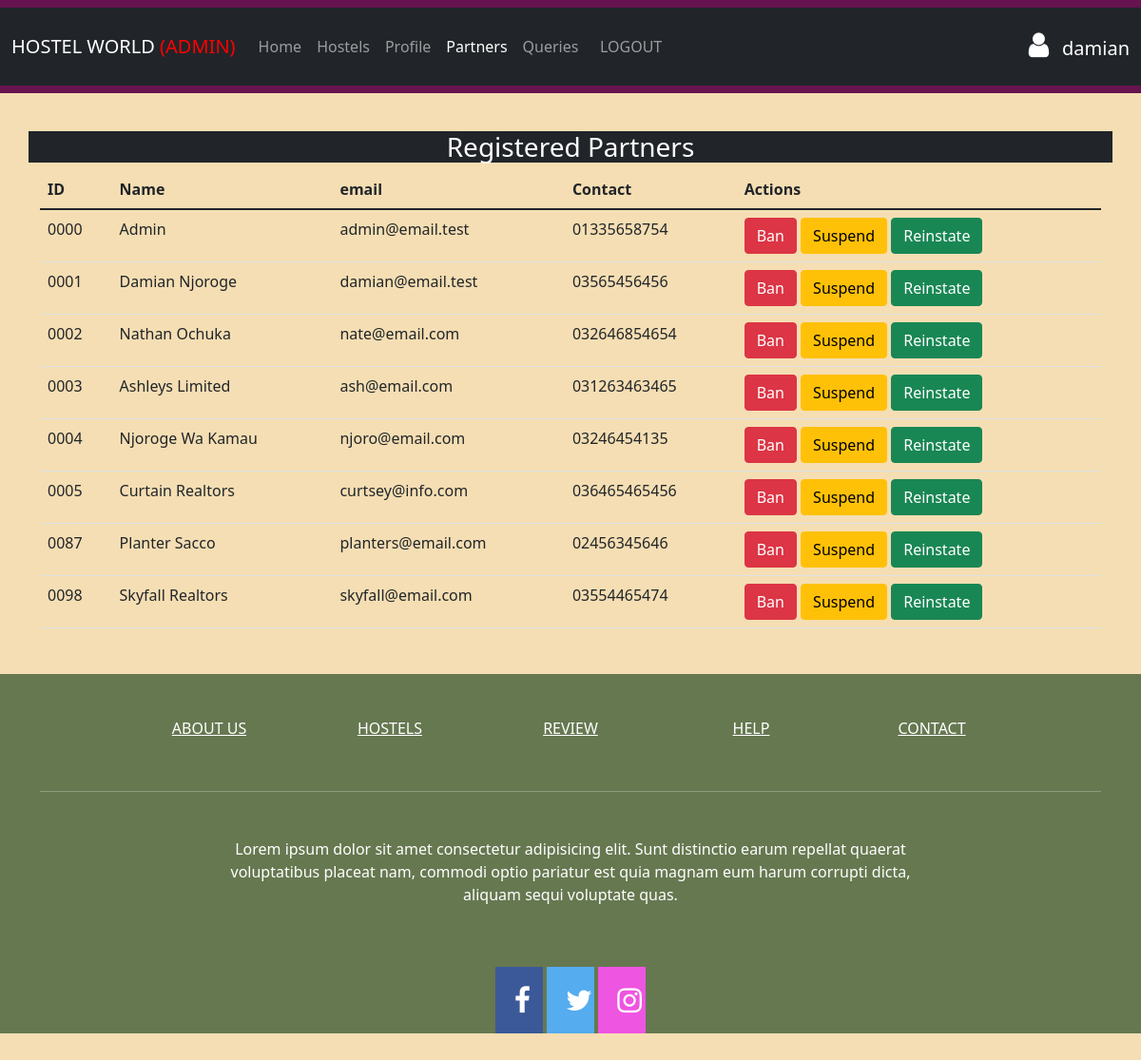
The page /supervisor/partners.php (signed in) on the database its author committed.
### tables this page shows
CREATE TABLE IF NOT EXISTS `owners` (
  `owner_id` int(4) UNSIGNED ZEROFILL NOT NULL,
  `name` varchar(128) NOT NULL,
  `username` varchar(64) DEFAULT NULL,
  `email` varchar(64) NOT NULL,
  `phoneno` varchar(64) NOT NULL,
  `password` varchar(512) DEFAULT NULL,
  `otp_code` varchar(32) DEFAULT NULL
);

### supervisor/partners.php (the view, shortened to what this page needs)
<?php
include_once("../connection.php");
$login = $_SESSION['loggin'];
?>
<!doctype html>
<html lang="en">
<head>
    <link href="https://cdn.jsdelivr.net/npm/bootstrap@5.1.3/dist/css/bootstrap.min.css" rel="stylesheet">
    <link rel="stylesheet" href="https://cdnjs.cloudflare.com/ajax/libs/font-awesome/4.7.0/css/font-awesome.min.css">
    <link rel="stylesheet" href="../style.css">
    <link rel="stylesheet" href="sweetalert2.min.css">
</head>
<body>
    <?php if (isset($_SESSION['success'])) : ?>
        <div class="error success">
            <h3>
            </h3>
        </div>
    <?php endif ?>
    <div class="navigation">
        <nav class="navbar fixed-top navbar-expand-lg navbar-dark navigations">
            <div class="container-fluid bg-dark">
                <a class="navbar-brand" href="/project/index.php">
                HOSTEL WORLD
                    <span style="color:red;">(ADMIN)</span>
                </a>
                <div class="collapse navbar-collapse" id="navbarSupportedContent">
                    <ul class="navbar-nav me-auto mb-2 mb-lg-0">
                        <li class="nav-item">
                            <a class="nav-link" aria-current="page" href="dashboard.php">Home</a>
                        </li>
                        <li class="nav-item">
                            <a class="nav-link" href="hostels.php">Hostels</a>
                        </li>
                        <li class="nav-item">
                            <a class="nav-link" href="profile.php">Profile</a>
                        </li>
                        <li class="nav-item">
                            <a class="nav-link active" href="partners.php">Partners</a>
                        </li>
                        <li class="nav-item">
                            <a class="nav-link" href="queries.php">Queries</a>
                        </li>
                        <?php
                        if ($login) : ?>"</li>
                        <li class='nav-item'>
                            <a class='nav-link' href="index.php?logout='1'">LOGOUT</a>
                        </li>
                    <?php endif; ?>
                    </ul>
                    <div class="d-flex">
                        <?php if (isset($_SESSION['username'])) : ?>
                            <p>
                            <div class="d-flex">
                                <h5 class="mt-1 mr-2 text-white" type="submit">
                                    <i class="fa fa-user text-white"></i>
                                    <?php echo $_SESSION['username']; ?>
                                </h5>
                            </div>
                            </p>
                        <?php endif ?>
                    </div>
                </div>
            </div>
        </nav>
    </div>
    <br>
    <br>
    <br>
    <br>
    <div class="container bg-dark text-white text-center" >
        <h3>Registered Partners</h3>
    </div>
    <div class="container">
        <table class="table table-hover">
            <thead>
                <tr>
                    <th scope="col">ID</th>
                    <th scope="col">Name</th>
                    <th scope="col">email</th>
                    <th scope="col">Contact</th>
                    <th scope="col">Actions</th>
                </tr>
            </thead>
            <tbody>
                <?php
                $query = "select owner_id,name,email,phoneno from owners;";
                $data = mysqli_query($conn, $query);
                $total = mysqli_num_rows($data);
                if ($total != 0) {
                    while ($result = mysqli_fetch_assoc($data)) {
                        $id = $result['owner_id'];
                        echo "
                            <tr>
                            <td>" . $id . "</td>
                            <td>" . $result['name'] . "</td>
                            <td>" . $result['email'] . "</td>
                            <td>" . $result['phoneno'] . "</td>
                            <td>
                            <button type='button' id='$id' class='btn btn-danger replyBtn'>Ban</button>
                            <button type='button' id='$id' class='btn btn-warning replyBtn'>Suspend</button>
                            <button type='button' id='$id' class='btn btn-success replyBtn'>Reinstate</button>
                            </td>
                            </tr>";
                    }
                }
                ?>
            </tbody>
        </table>
    </div>
    <div class="footer">
        <footer class="text-center text-white" style="background-color:rgb(102 120 80) ;">
            <div class="container">
                <section class="mt-5">
                    <div class="row text-center d-flex justify-content-center pt-5">
                        <div class="col-md-2">
                            <h6 class="text-uppercase font-weight-bold">
                                <a href="/project/about.php" class="text-white">About us</a>
                            </h6>
                        </div>
                        <div class="col-md-2">
                            <h6 class="text-uppercase font-weight-bold">
                                <a href="/project/hostels.php" class="text-white">Hostels</a>
                            </h6>
                        </div>
                        <div class="col-md-2">
                            <h6 class="text-uppercase font-weight-bold">
                                <a href="#!" class="text-white">Review</a>
                            </h6>
                        </div>
                        <div class="col-md-2">
                            <h6 class="text-uppercase font-weight-bold">
                                <a href="/project/contact.php" class="text-white">Help</a>
                            </h6>
                        </div>
                        <div class="col-md-2">
                            <h6 class="text-uppercase font-weight-bold">
                                <a href="/project/contact.php" class="text-white">Contact</a>
                            </h6>
                        </div>
                    </div>
                </section>
                <hr class="my-5" />
                <section class="mb-5">
                    <div class="row d-flex justify-content-center">
                        <div class="col-lg-8">
                            <p>
                                Lorem ipsum dolor sit amet consectetur adipisicing elit. Sunt distinctio earum repellat
                                quaerat voluptatibus placeat nam, commodi optio pariatur est quia magnam eum harum
                                corrupti dicta, aliquam sequi voluptate quas.
                            </p>
                        </div>
                    </div>
                </section>
                <section class="text-center mb-5">
                    <a href="#" class="fa fa-facebook"></a>
                    <a href="#" class="fa fa-twitter"></a>
                    <a href="#" class="fa fa-instagram"></a>
                </section>
            </div>
        </footer>
    </div>
</body>
</html>

### style.css (style rules this page uses)
body { background-color: wheat; }
.navigations { background-color: rgb(102 20 80); }
.fa-facebook { background: #3B5998; color: white; }
.fa-twitter { background: #55ACEE; color: white; }
.fa-instagram { background: #ee55e1; color: white; }
.fa { padding: 20px; font-size: 30px; width: 50px; text-align: center; text-decoration: none; }
.footer { background-color: rgb(102 20 80); background-repeat: no-repeat; background-size: cover; }

### rows shown on the page
owners: owner_id "0000", name "Admin", email "admin@email.test", phoneno "01335658754"
owners: owner_id "0001", name "Damian Njoroge", email "damian@email.test", phoneno "03565456456"
owners: owner_id "0002", name "Nathan Ochuka", email "nate@email.com", phoneno "032646854654"
owners: owner_id "0003", name "Ashleys Limited", email "ash@email.com", phoneno "031263463465"
owners: owner_id "0004", name "Njoroge Wa Kamau", email "njoro@email.com", phoneno "03246454135"
owners: owner_id "0005", name "Curtain Realtors", email "curtsey@info.com", phoneno "036465465456"
owners: owner_id "0087", name "Planter Sacco", email "planters@email.com", phoneno "02456345646"
owners: owner_id "0098", name "Skyfall Realtors", email "skyfall@email.com", phoneno "03554465474"

### other values the page prints
$_SESSION['username'] "damian"
